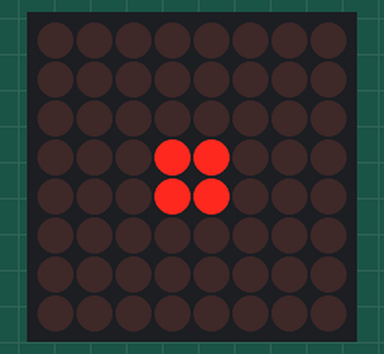
A sketch run on a simulated Arduino Uno, built with avr-gcc and run on an emulated ATmega328P. Parts: 8×8 LED matrix.

Above: at 0.1 s.

The sketch:

movematrix.ino
```cpp
#include <LedControl.h>

LedControl lc = LedControl (12, 11, 10, 1);
int postion = 0;
int row;

void setup()
{
    Serial.begin (9600);

    lc.shutdown (0, false);

    // set the brightness to a low value
    lc.setIntensity (0, 0); // 0 = low; 8 = high

    // clear the display
    lc.clearDisplay(0);
}

void loop()
{
    lc.setLed(0, 3, 4, true);
    lc.setLed(0, 3, 3, true);
    lc.setLed(0, 4, 4, true);
    lc.setLed(0, 4, 3, true);
}
```
